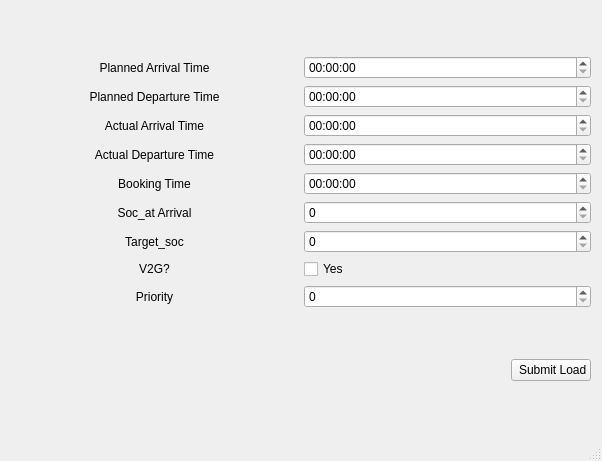
<?xml version="1.0" encoding="UTF-8"?>
<ui version="4.0">
 <class>MainWindow</class>
 <widget class="QMainWindow" name="MainWindow">
  <property name="geometry">
   <rect>
    <x>0</x>
    <y>0</y>
    <width>602</width>
    <height>461</height>
   </rect>
  </property>
  <property name="windowTitle">
   <string>Add ECar Load</string>
  </property>
  <widget class="QWidget" name="centralWidget">
   <layout class="QGridLayout" name="gridLayout_5">
    <item row="0" column="0">
     <layout class="QGridLayout" name="gridLayout_4">
      <item row="8" column="1">
       <widget class="QCheckBox" name="checkBox_4">
        <property name="layoutDirection">
         <enum>Qt::LeftToRight</enum>
        </property>
        <property name="text">
         <string>Yes</string>
        </property>
       </widget>
      </item>
      <item row="0" column="0">
       <widget class="QLabel" name="label_17">
        <property name="text">
         <string>Planned Arrival Time</string>
        </property>
        <property name="alignment">
         <set>Qt::AlignCenter</set>
        </property>
       </widget>
      </item>
      <item row="1" column="0">
       <widget class="QLabel" name="label_18">
        <property name="text">
         <string>Planned Departure Time</string>
        </property>
        <property name="alignment">
         <set>Qt::AlignCenter</set>
        </property>
       </widget>
      </item>
      <item row="2" column="0">
       <widget class="QLabel" name="label_2">
        <property name="text">
         <string>Actual Arrival Time</string>
        </property>
        <property name="alignment">
         <set>Qt::AlignCenter</set>
        </property>
       </widget>
      </item>
      <item row="7" column="1">
       <widget class="QSpinBox" name="spinBox_2"/>
      </item>
      <item row="9" column="1">
       <widget class="QSpinBox" name="spinBox_3"/>
      </item>
      <item row="7" column="0">
       <widget class="QLabel" name="label_21">
        <property name="text">
         <string>Target_soc</string>
        </property>
        <property name="alignment">
         <set>Qt::AlignCenter</set>
        </property>
       </widget>
      </item>
      <item row="8" column="0">
       <widget class="QLabel" name="label_22">
        <property name="text">
         <string>V2G?</string>
        </property>
        <property name="alignment">
         <set>Qt::AlignCenter</set>
        </property>
       </widget>
      </item>
      <item row="4" column="1">
       <widget class="QTimeEdit" name="timeEdit"/>
      </item>
      <item row="4" column="0">
       <widget class="QLabel" name="label">
        <property name="text">
         <string>Booking Time</string>
        </property>
        <property name="alignment">
         <set>Qt::AlignCenter</set>
        </property>
       </widget>
      </item>
      <item row="0" column="1">
       <widget class="QTimeEdit" name="timeEdit_7"/>
      </item>
      <item row="3" column="0">
       <widget class="QLabel" name="label_3">
        <property name="text">
         <string>Actual Departure Time</string>
        </property>
        <property name="alignment">
         <set>Qt::AlignCenter</set>
        </property>
       </widget>
      </item>
      <item row="9" column="0">
       <widget class="QLabel" name="label_4">
        <property name="text">
         <string>Priority</string>
        </property>
        <property name="alignment">
         <set>Qt::AlignCenter</set>
        </property>
       </widget>
      </item>
      <item row="3" column="1">
       <widget class="QTimeEdit" name="timeEdit_3"/>
      </item>
      <item row="6" column="1">
       <widget class="QSpinBox" name="spinBox"/>
      </item>
      <item row="1" column="1">
       <widget class="QTimeEdit" name="timeEdit_8"/>
      </item>
      <item row="6" column="0">
       <widget class="QLabel" name="label_20">
        <property name="text">
         <string>Soc_at Arrival</string>
        </property>
        <property name="alignment">
         <set>Qt::AlignCenter</set>
        </property>
       </widget>
      </item>
      <item row="2" column="1">
       <widget class="QTimeEdit" name="timeEdit_2"/>
      </item>
     </layout>
    </item>
    <item row="1" column="0">
     <layout class="QHBoxLayout" name="horizontalLayout">
      <item>
       <spacer name="horizontalSpacer_2">
        <property name="orientation">
         <enum>Qt::Horizontal</enum>
        </property>
        <property name="sizeHint" stdset="0">
         <size>
          <width>40</width>
          <height>20</height>
         </size>
        </property>
       </spacer>
      </item>
      <item>
       <widget class="QPushButton" name="pushButton_5">
        <property name="text">
         <string> Submit Load</string>
        </property>
        <property name="icon">
         <iconset>
          <selectedon>images/icons8-checkmark-80.png</selectedon>
         </iconset>
        </property>
       </widget>
      </item>
     </layout>
    </item>
   </layout>
  </widget>
  <widget class="QStatusBar" name="statusBar"/>
 </widget>
 <layoutdefault spacing="6" margin="11"/>
 <resources/>
 <connections>
  <connection>
   <sender>pushButton_5</sender>
   <signal>clicked()</signal>
   <receiver>MainWindow</receiver>
   <slot>submitEcarLoad()</slot>
   <hints>
    <hint type="sourcelabel">
     <x>591</x>
     <y>415</y>
    </hint>
    <hint type="destinationlabel">
     <x>583</x>
     <y>371</y>
    </hint>
   </hints>
  </connection>
 </connections>
 <slots>
  <slot>submitEcarLoad()</slot>
  <slot>createAnEcar()</slot>
  <slot>changeModel()</slot>
 </slots>
</ui>
